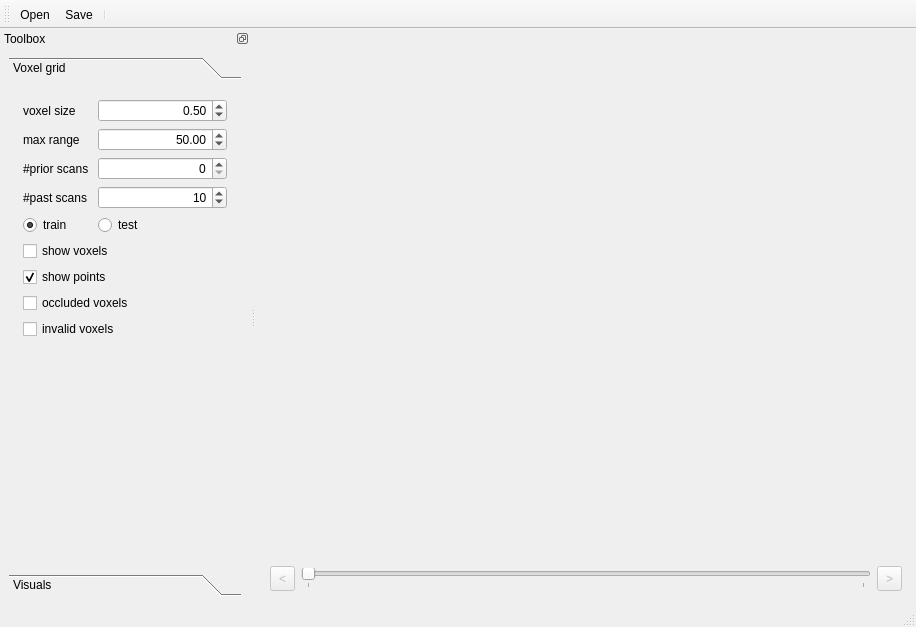
<?xml version="1.0" encoding="UTF-8"?>
<ui version="4.0">
 <class>MainWindow</class>
 <widget class="QMainWindow" name="MainWindow">
  <property name="geometry">
   <rect>
    <x>0</x>
    <y>0</y>
    <width>916</width>
    <height>627</height>
   </rect>
  </property>
  <property name="focusPolicy">
   <enum>Qt::WheelFocus</enum>
  </property>
  <property name="windowTitle">
   <string>MainWindow</string>
  </property>
  <widget class="QWidget" name="centralwidget">
   <layout class="QHBoxLayout" name="horizontalLayout">
    <item>
     <layout class="QVBoxLayout" name="verticalLayout">
      <item>
       <widget class="Viewport" name="mViewportXYZ" native="true">
        <property name="sizePolicy">
         <sizepolicy hsizetype="Preferred" vsizetype="MinimumExpanding">
          <horstretch>0</horstretch>
          <verstretch>0</verstretch>
         </sizepolicy>
        </property>
        <property name="minimumSize">
         <size>
          <width>640</width>
          <height>480</height>
         </size>
        </property>
        <property name="focusPolicy">
         <enum>Qt::WheelFocus</enum>
        </property>
       </widget>
      </item>
      <item>
       <layout class="QHBoxLayout" name="horizontalLayout_5">
        <property name="leftMargin">
         <number>5</number>
        </property>
        <property name="topMargin">
         <number>5</number>
        </property>
        <property name="rightMargin">
         <number>5</number>
        </property>
        <property name="bottomMargin">
         <number>5</number>
        </property>
        <item>
         <widget class="QToolButton" name="btnBackward">
          <property name="enabled">
           <bool>false</bool>
          </property>
          <property name="minimumSize">
           <size>
            <width>25</width>
            <height>25</height>
           </size>
          </property>
          <property name="maximumSize">
           <size>
            <width>25</width>
            <height>25</height>
           </size>
          </property>
          <property name="text">
           <string>&lt;</string>
          </property>
         </widget>
        </item>
        <item>
         <widget class="QSlider" name="sldTimeline">
          <property name="orientation">
           <enum>Qt::Horizontal</enum>
          </property>
          <property name="tickPosition">
           <enum>QSlider::TicksBelow</enum>
          </property>
          <property name="tickInterval">
           <number>100</number>
          </property>
         </widget>
        </item>
        <item>
         <widget class="QToolButton" name="btnForward">
          <property name="enabled">
           <bool>false</bool>
          </property>
          <property name="minimumSize">
           <size>
            <width>25</width>
            <height>25</height>
           </size>
          </property>
          <property name="maximumSize">
           <size>
            <width>25</width>
            <height>25</height>
           </size>
          </property>
          <property name="text">
           <string>&gt;</string>
          </property>
         </widget>
        </item>
       </layout>
      </item>
     </layout>
    </item>
   </layout>
  </widget>
  <widget class="QStatusBar" name="statusbar"/>
  <widget class="QToolBar" name="toolBar">
   <property name="windowTitle">
    <string>toolBar</string>
   </property>
   <attribute name="toolBarArea">
    <enum>TopToolBarArea</enum>
   </attribute>
   <attribute name="toolBarBreak">
    <bool>false</bool>
   </attribute>
   <addaction name="actionOpen"/>
   <addaction name="actionSave"/>
   <addaction name="separator"/>
  </widget>
  <widget class="QDockWidget" name="dockWidget_2">
   <property name="minimumSize">
    <size>
     <width>250</width>
     <height>186</height>
    </size>
   </property>
   <property name="floating">
    <bool>false</bool>
   </property>
   <property name="features">
    <set>QDockWidget::DockWidgetFloatable|QDockWidget::DockWidgetMovable</set>
   </property>
   <property name="allowedAreas">
    <set>Qt::LeftDockWidgetArea|Qt::RightDockWidgetArea</set>
   </property>
   <property name="windowTitle">
    <string>Toolbox</string>
   </property>
   <attribute name="dockWidgetArea">
    <number>1</number>
   </attribute>
   <widget class="QWidget" name="dockWidgetContents_2">
    <layout class="QVBoxLayout" name="verticalLayout_6">
     <item>
      <widget class="QToolBox" name="toolBox">
       <property name="currentIndex">
        <number>0</number>
       </property>
       <widget class="QWidget" name="page">
        <property name="geometry">
         <rect>
          <x>0</x>
          <y>0</y>
          <width>232</width>
          <height>459</height>
         </rect>
        </property>
        <attribute name="label">
         <string>Voxel grid</string>
        </attribute>
        <layout class="QVBoxLayout" name="verticalLayout_4">
         <item>
          <layout class="QFormLayout" name="formLayout">
           <property name="leftMargin">
            <number>5</number>
           </property>
           <property name="topMargin">
            <number>5</number>
           </property>
           <property name="rightMargin">
            <number>5</number>
           </property>
           <property name="bottomMargin">
            <number>5</number>
           </property>
           <item row="0" column="1">
            <widget class="QDoubleSpinBox" name="spinVoxelSize">
             <property name="alignment">
              <set>Qt::AlignRight|Qt::AlignTrailing|Qt::AlignVCenter</set>
             </property>
             <property name="minimum">
              <double>0.010000000000000</double>
             </property>
             <property name="singleStep">
              <double>0.100000000000000</double>
             </property>
             <property name="value">
              <double>0.500000000000000</double>
             </property>
            </widget>
           </item>
           <item row="0" column="0">
            <widget class="QLabel" name="label">
             <property name="text">
              <string>voxel size</string>
             </property>
            </widget>
           </item>
           <item row="1" column="0">
            <widget class="QLabel" name="label_2">
             <property name="text">
              <string>max range</string>
             </property>
            </widget>
           </item>
           <item row="1" column="1">
            <widget class="QDoubleSpinBox" name="spinMaxRange">
             <property name="alignment">
              <set>Qt::AlignRight|Qt::AlignTrailing|Qt::AlignVCenter</set>
             </property>
             <property name="value">
              <double>50.000000000000000</double>
             </property>
            </widget>
           </item>
           <item row="2" column="1">
            <widget class="QSpinBox" name="spinPriorScans">
             <property name="alignment">
              <set>Qt::AlignRight|Qt::AlignTrailing|Qt::AlignVCenter</set>
             </property>
             <property name="minimum">
              <number>0</number>
             </property>
             <property name="value">
              <number>0</number>
             </property>
            </widget>
           </item>
           <item row="2" column="0">
            <widget class="QLabel" name="label_4">
             <property name="text">
              <string>#prior scans </string>
             </property>
            </widget>
           </item>
           <item row="3" column="0">
            <widget class="QLabel" name="label_5">
             <property name="text">
              <string>#past scans</string>
             </property>
            </widget>
           </item>
           <item row="3" column="1">
            <widget class="QSpinBox" name="spinPastScans">
             <property name="alignment">
              <set>Qt::AlignRight|Qt::AlignTrailing|Qt::AlignVCenter</set>
             </property>
             <property name="minimum">
              <number>1</number>
             </property>
             <property name="value">
              <number>10</number>
             </property>
            </widget>
           </item>
           <item row="4" column="0">
            <widget class="QRadioButton" name="rdoTrainVoxels">
             <property name="text">
              <string>train</string>
             </property>
             <property name="checked">
              <bool>true</bool>
             </property>
            </widget>
           </item>
           <item row="4" column="1">
            <widget class="QRadioButton" name="rdoTestVoxels">
             <property name="text">
              <string>test</string>
             </property>
            </widget>
           </item>
           <item row="6" column="0" colspan="2">
            <widget class="QCheckBox" name="chkShowPoints">
             <property name="text">
              <string>show points</string>
             </property>
             <property name="checked">
              <bool>true</bool>
             </property>
            </widget>
           </item>
           <item row="5" column="0" colspan="2">
            <widget class="QCheckBox" name="chkShowVoxels">
             <property name="text">
              <string>show voxels</string>
             </property>
            </widget>
           </item>
           <item row="7" column="0" colspan="2">
            <widget class="QCheckBox" name="chkShowOccluded">
             <property name="text">
              <string>occluded voxels</string>
             </property>
            </widget>
           </item>
           <item row="8" column="0" colspan="2">
            <widget class="QCheckBox" name="chkShowInvalid">
             <property name="text">
              <string>invalid voxels</string>
             </property>
            </widget>
           </item>
          </layout>
         </item>
         <item>
          <spacer name="verticalSpacer_2">
           <property name="orientation">
            <enum>Qt::Vertical</enum>
           </property>
           <property name="sizeHint" stdset="0">
            <size>
             <width>20</width>
             <height>40</height>
            </size>
           </property>
          </spacer>
         </item>
        </layout>
       </widget>
       <widget class="QWidget" name="page_3">
        <property name="geometry">
         <rect>
          <x>0</x>
          <y>0</y>
          <width>146</width>
          <height>126</height>
         </rect>
        </property>
        <attribute name="label">
         <string>Visuals</string>
        </attribute>
        <layout class="QVBoxLayout" name="verticalLayout_7">
         <item>
          <layout class="QFormLayout" name="formLayout_2">
           <property name="leftMargin">
            <number>5</number>
           </property>
           <property name="topMargin">
            <number>5</number>
           </property>
           <property name="rightMargin">
            <number>5</number>
           </property>
           <property name="bottomMargin">
            <number>5</number>
           </property>
           <item row="0" column="1">
            <widget class="QSpinBox" name="spinPointSize">
             <property name="alignment">
              <set>Qt::AlignRight|Qt::AlignTrailing|Qt::AlignVCenter</set>
             </property>
             <property name="minimum">
              <number>1</number>
             </property>
             <property name="maximum">
              <number>20</number>
             </property>
            </widget>
           </item>
           <item row="0" column="0">
            <widget class="QLabel" name="label_3">
             <property name="text">
              <string>point size</string>
             </property>
            </widget>
           </item>
          </layout>
         </item>
         <item>
          <widget class="QCheckBox" name="chkShowColor">
           <property name="text">
            <string>color</string>
           </property>
          </widget>
         </item>
         <item>
          <widget class="QCheckBox" name="chkShowRemission">
           <property name="text">
            <string>remission</string>
           </property>
          </widget>
         </item>
         <item>
          <spacer name="verticalSpacer">
           <property name="orientation">
            <enum>Qt::Vertical</enum>
           </property>
           <property name="sizeHint" stdset="0">
            <size>
             <width>20</width>
             <height>40</height>
            </size>
           </property>
          </spacer>
         </item>
        </layout>
       </widget>
      </widget>
     </item>
    </layout>
   </widget>
  </widget>
  <action name="actionOpen">
   <property name="text">
    <string>&amp;Open...</string>
   </property>
  </action>
  <action name="actionPaintMode">
   <property name="checkable">
    <bool>true</bool>
   </property>
   <property name="text">
    <string>Paint</string>
   </property>
  </action>
  <action name="actionCylinderMode">
   <property name="checkable">
    <bool>true</bool>
   </property>
   <property name="text">
    <string>Cylinder</string>
   </property>
  </action>
  <action name="actionNewCylinder">
   <property name="text">
    <string>NewCylinder</string>
   </property>
  </action>
  <action name="actionSave">
   <property name="text">
    <string>&amp;Save...</string>
   </property>
  </action>
  <action name="action_Save">
   <property name="text">
    <string>&amp;Save</string>
   </property>
  </action>
  <action name="action_Labels">
   <property name="text">
    <string>&amp;Labels...</string>
   </property>
  </action>
  <action name="actionTiled">
   <property name="text">
    <string>Tiles</string>
   </property>
  </action>
 </widget>
 <customwidgets>
  <customwidget>
   <class>Viewport</class>
   <extends>QWidget</extends>
   <header>widget/Viewport.h</header>
   <container>1</container>
  </customwidget>
 </customwidgets>
 <resources/>
 <connections/>
</ui>
